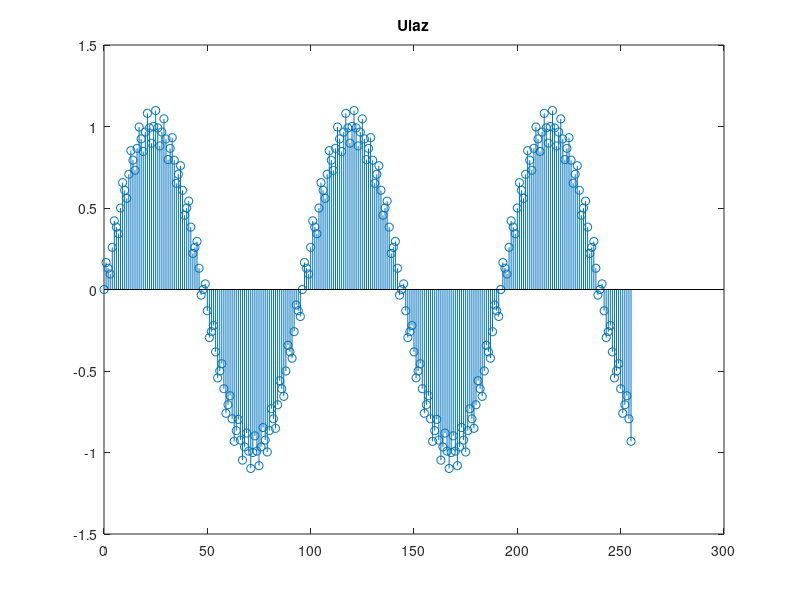
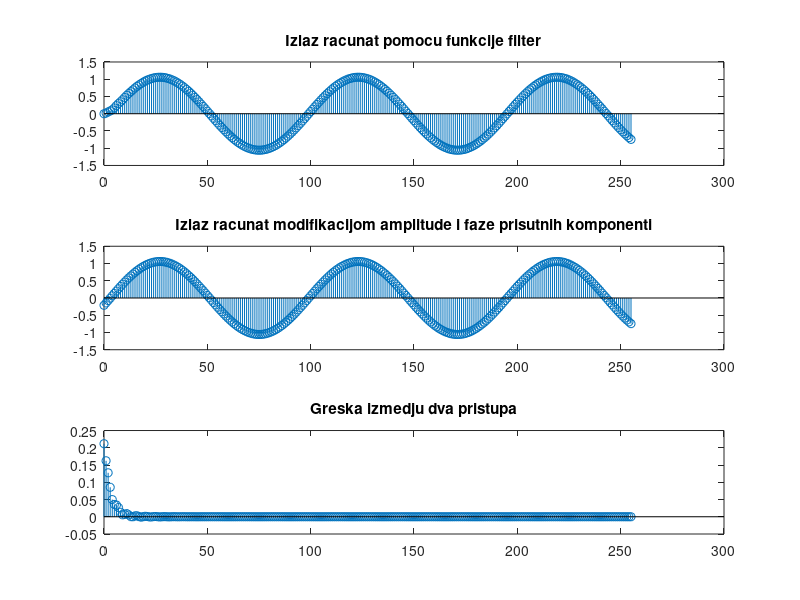

Write the MATLAB code that produced these figures, in order.
%Opis LVN DS pomocu opearatorskih polinoma
a = [0.96875 -1 0.96875 -0.53125];
b = [0.1094 0.1094 0.1094 0.1094];
%definisanje ulaznog signala duzine 64 odbiraka
n = 0 : 255;
fs = 48000;
f1 = 500;
f2 = 12000;
u = sin(2*pi*f1/fs*n)+0.1*sin(2*pi*f2/fs*n);
figure
stem (n, u); title ('Ulaz');
%izracunavanje odziva u vremenskom domenu
y1 = filter (b, a, u);
figure
subplot (3, 1, 1), stem (n, y1); title ('Izlaz racunat pomocu funkcije filter'); 

%vrednost amplitudske i fazne karakteristike na ucestanosti f1
w = 2*pi*f1/fs;
%prenosna karakteristika sistema u frekvencijskom domenu
G = (0.1094+0.1094*exp(-1i*w)+0.1094*exp(-1i*2*w)+0.1094*exp(-1i*3*w))./(0.96875-1*exp(-1i*w)+0.96875*exp(-1i*2*w)-0.53125*exp(-1i*3*w));
%amplitudska karakteristika
A_f1 = abs (G);
%fazna karakteristika
F_f1 = angle (G);
%vrednost amplitudske i fazne karakteristike na ucestanosti f2
w = 2*pi*f2/fs;
G = (0.1094+0.1094*exp(-1i*w)+0.1094*exp(-1i*2*w)+0.1094*exp(-1i*3*w))./(0.96875-1*exp(-1i*w)+0.96875*exp(-1i*2*w)-0.53125*exp(-1i*3*w));
A_f2 = abs (G);
F_f2 = angle (G);
%izracunavanje odziva na osnovu modikacije amplitude i faze komponenti
y2 = A_f1*sin(2*pi*f1/fs*n+F_f1)+A_f2*0.1*sin(2*pi*f2/fs*n+F_f2);
subplot (3, 1, 2), stem (n, y2); title ('Izlaz racunat modifikacijom amplitude i faze prisutnih komponenti');
%greska izmedju dva nacina racunanja
subplot (3, 1, 3), stem (n, y1-y2); title ('Greska izmedju dva pristupa'); 